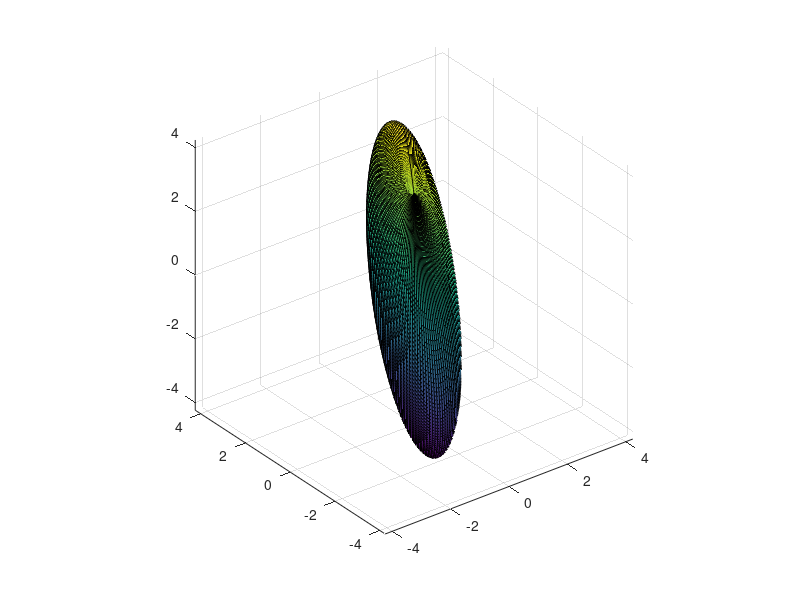
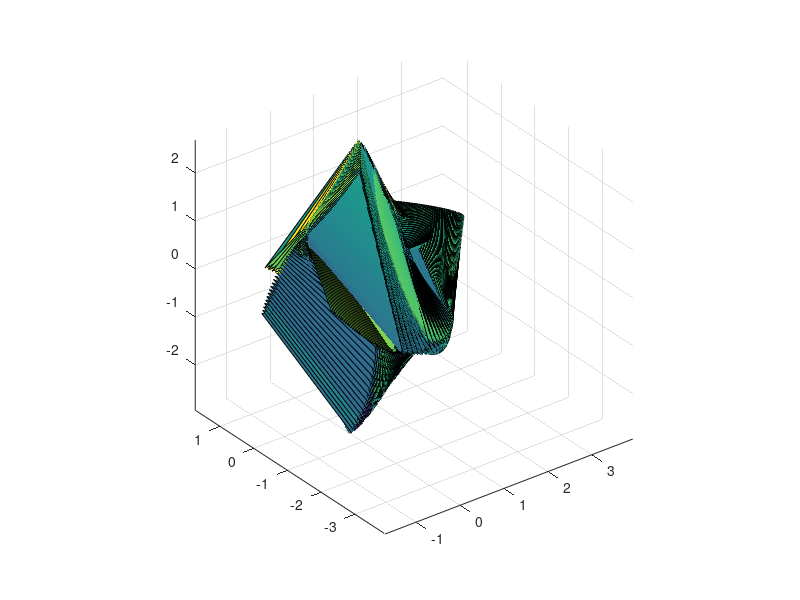

MATLAB code to generate these figures, in order:
clear all
close all
[a,b,c] = sphere(100);

a = a(:);
b = b(:);
c = c(:);

s = [a';b';c'];

l1 = [1;2;3];
l2 = [0;2;0];
l3 = [0;0;3];

E = [l1,l2,l3]

elps = E*s;

elps = elps';

elps = reshape(elps,101,101,3);

x = squeeze(elps(:,:,1));
y = squeeze(elps(:,:,2));
z = squeeze(elps(:,:,3));

surf(x,y,z)
axis equal

figure
[e,v] = eigs(E');
elps2 = e*v*s;
elps2 = reshape(elps2,101,101,3);

x2 = squeeze(elps2(:,:,1));
y2 = squeeze(elps2(:,:,2));
z2 = squeeze(elps2(:,:,3));
surf(x2,y2,z2)
axis equal